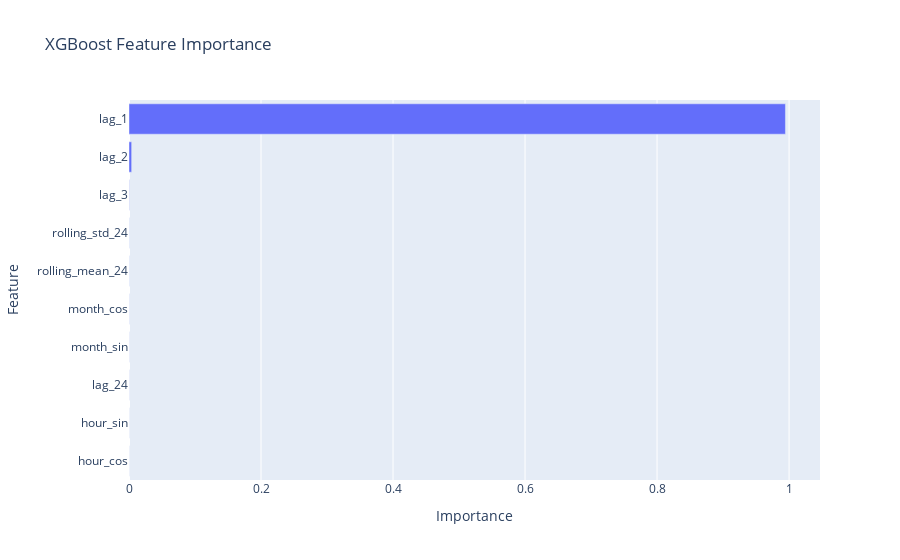

The notebook cell saved with this chart:
### Code cell
# Feature Importance (XGBoost)
importance = pd.DataFrame({
    'Feature': features,
    'Importance': model_xgb.feature_importances_
}).sort_values('Importance', ascending=True)

fig = px.bar(importance, x='Importance', y='Feature', orientation='h', title="XGBoost Feature Importance")
fig.show()

### Figure 1 — Plotly figure (JSON) as saved in the notebook; plotly's stock layout.template omitted (floating-point values rounded to 4 significant figures)
{"data": [{"hovertemplate": "Importance=%{x}<br>Feature=%{y}<extra></extra>", "legendgroup": "", "marker": {"color": "#636efa", "pattern": {"shape": ""}}, "name": "", "orientation": "h", "showlegend": false, "textposition": "auto", "type": "bar", "x": [9.251e-05, 9.644e-05, 0.0001475, 0.0001585, 0.0001896, 0.0002058, 0.0002086, 0.0003664, 0.004018, 0.9945], "xaxis": "x", "y": ["hour_cos", "hour_sin", "lag_24", "month_sin", "month_cos", "rolling_mean_24", "rolling_std_24", "lag_3", "lag_2", "lag_1"], "yaxis": "y"}], "layout": {"barmode": "relative", "legend": {"tracegroupgap": 0}, "title": {"text": "XGBoost Feature Importance"}, "xaxis": {"anchor": "y", "domain": [0, 1], "title": {"text": "Importance"}}, "yaxis": {"anchor": "x", "domain": [0, 1], "title": {"text": "Feature"}}}}
